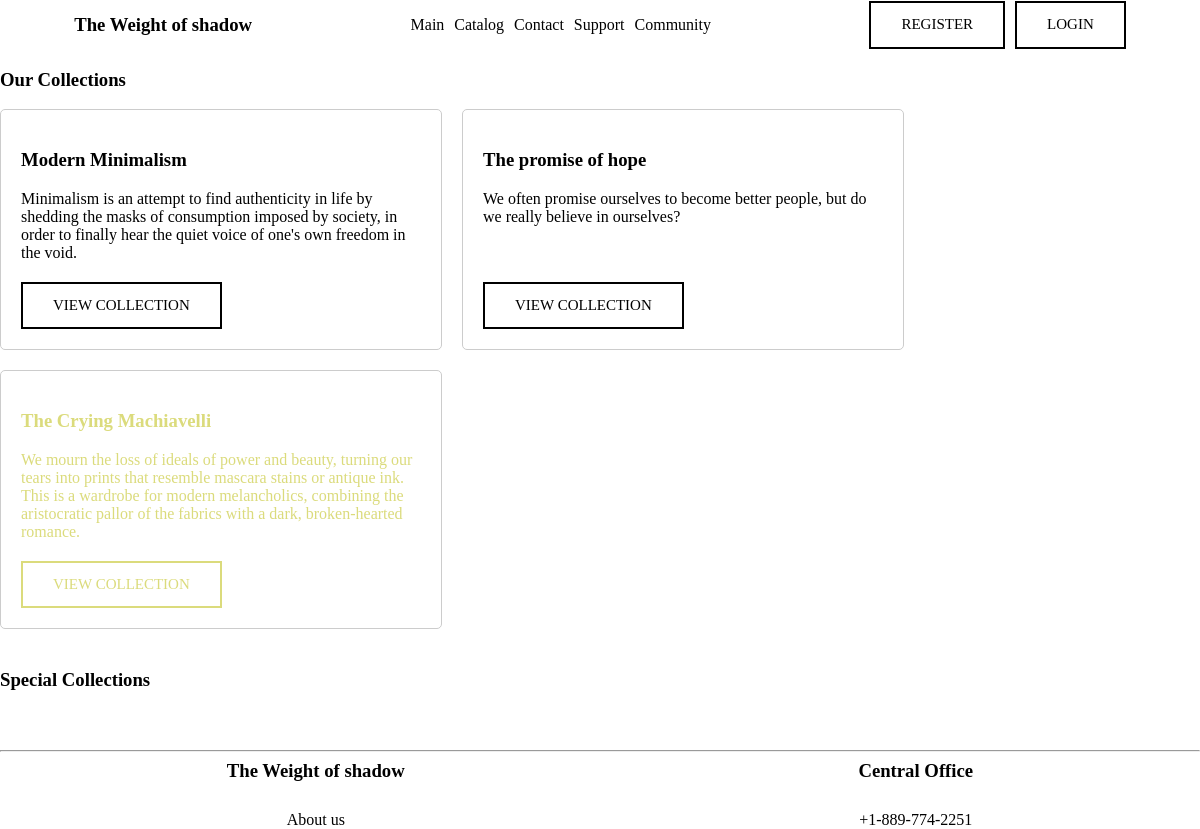
The app's page /catalog/collections/, older data.
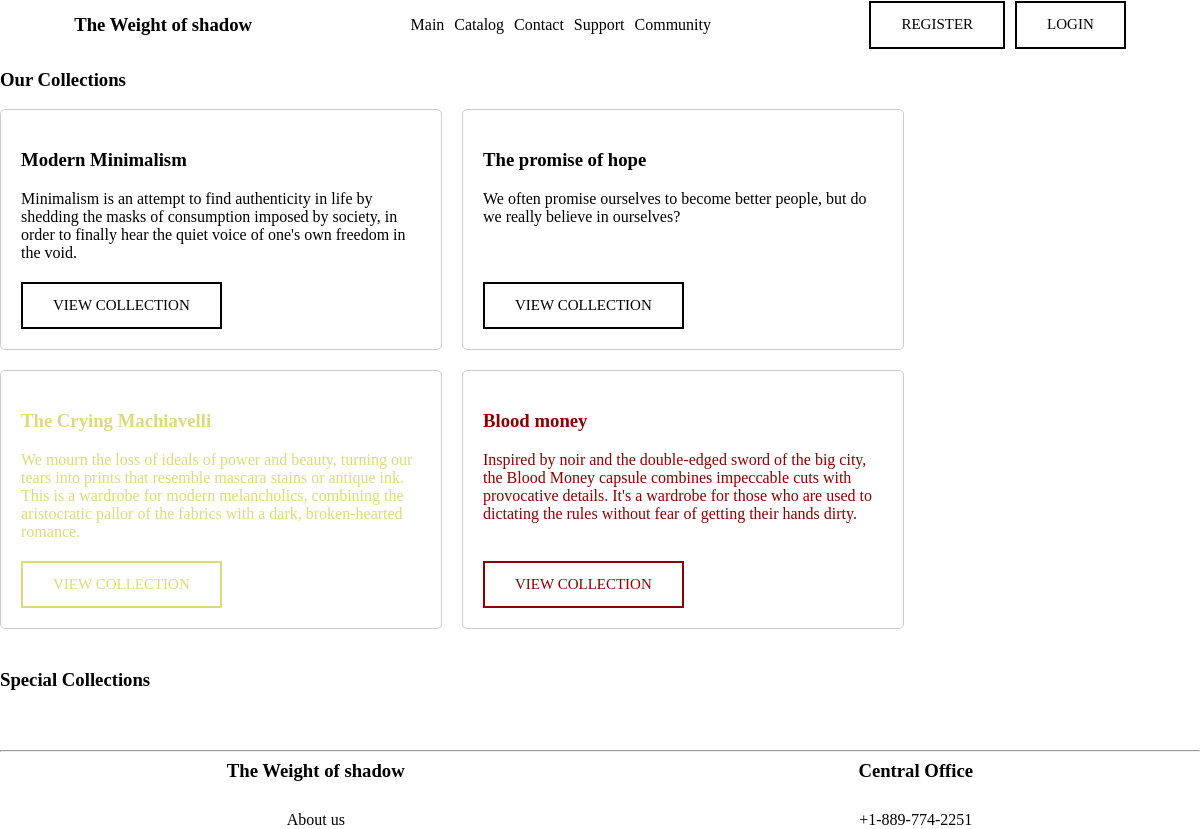
The same page, newer data.
### catalog/models.py (models this page shows, shortened)
class Collections(models.Model):
    name = models.CharField(max_length=100)
    color = models.CharField(max_length=200, default='black')
    text = models.TextField(default='about')

### catalog/views.py (the view)
# urls.py: path('collections/', views.collection, name='collec'),
def collection(request):
    list_Collections = Collections.objects.all()
    list_SpecialCollections = SpecialCollections.objects.all()
    context = {
        'list_Collections': list_Collections,
        'list_SpecialCollections': list_SpecialCollections,
    }
    return render(request, 'catalog/collections.html', context)

### catalog/templates/catalog/collections.html (shortened to what this page needs)
{% extends 'myapp/layout.html' %}
{% load static %}
{% block content %}
<h3>Our Collections</h3>
<div class="main_keys">
{% for el in list_Collections %}
<div class="keys">
    <h3 style="color: {{el.color}};">{{el.name}}</h3>
    <p style="color: {{el.color}};">{{el.text}}</p>
    <a class="header-button" style="color: {{el.color}}; border-color: {{el.color}};"
       href="{% url 'collections:collection_detail' el.name %}">VIEW COLLECTION</a>
</div>
{% endfor %}
</div>
<h3>Special Collections</h3>
{% endblock %}

Row changes from the older to the newer data that the page shows:
added Collections: name "Blood money", text "Inspired by noir and the double-edged sword of the big city, the Blood Money capsule combines impeccable cuts with provocative details. It's a wardrobe for those who are used to dictating the rules without fear of getting their hands dirty.", color "Darkred" (drawn)
